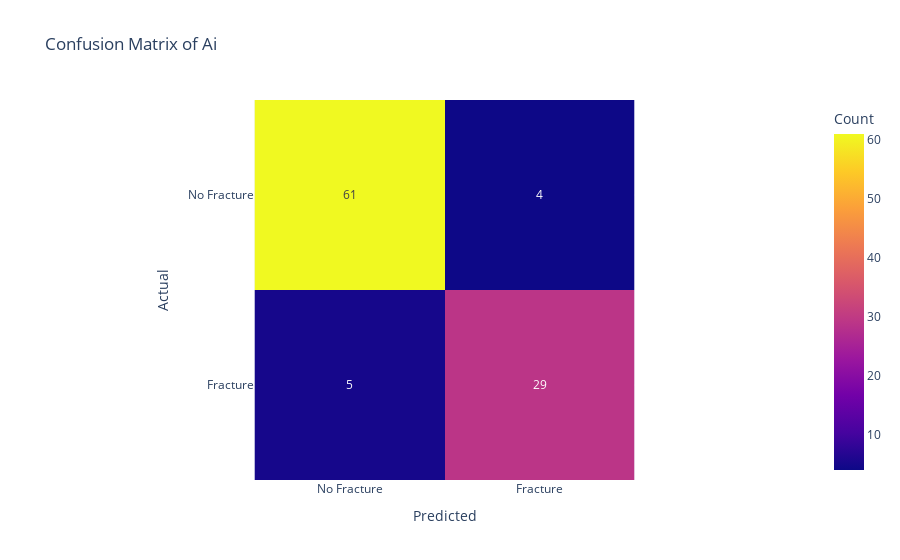

Source (notebook cell):
### Code cell
cm = confusion_matrix(Ai_diagnosis, Gold_standard)
cm_df = pd.DataFrame(cm, index=["No Fracture", "Fracture"], columns=["No Fracture", "Fracture"])

# Plotly heatmap
fig = px.imshow(cm_df, text_auto=True, labels=dict(x="Predicted", y="Actual", color="Count"), 
                title="Confusion Matrix of Ai")
fig.show()

### Figure 1 — Plotly figure (JSON) as saved in the notebook; plotly's stock layout.template omitted (floating-point values rounded to 4 significant figures)
{"data": [{"coloraxis": "coloraxis", "name": "0", "texttemplate": "%{z}", "x": ["No Fracture", "Fracture"], "y": ["No Fracture", "Fracture"], "z": [[61, 4], [5, 29]], "type": "heatmap", "xaxis": "x", "yaxis": "y", "hovertemplate": "Predicted: %{x}<br>Actual: %{y}<br>Count: %{z}<extra></extra>"}], "layout": {"xaxis": {"anchor": "y", "domain": [0.0, 1.0], "scaleanchor": "y", "constrain": "domain", "title": {"text": "Predicted"}}, "yaxis": {"anchor": "x", "domain": [0.0, 1.0], "autorange": "reversed", "constrain": "domain", "title": {"text": "Actual"}}, "coloraxis": {"colorbar": {"title": {"text": "Count"}}, "colorscale": [[0.0, "#0d0887"], [0.1111, "#46039f"], [0.2222, "#7201a8"], [0.3333, "#9c179e"], [0.4444, "#bd3786"], [0.5556, "#d8576b"], [0.6667, "#ed7953"], [0.7778, "#fb9f3a"], [0.8889, "#fdca26"], [1.0, "#f0f921"]]}, "title": {"text": "Confusion Matrix of Ai"}}}
